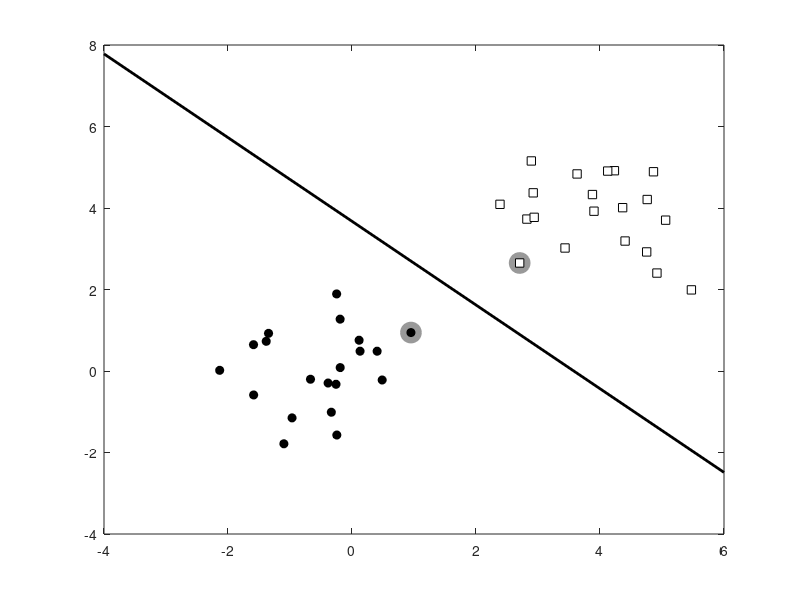

This figure's MATLAB source:
%% svmhard.m
% From A First Course in Machine Learning, Chapter 5.
% Simon Rogers, 01/11/11 [simon.rogers@glasgow.ac.uk]
% Hard margin SVM
clear all;close all;


%% Generate the data
x = [randn(20,2);randn(20,2)+4];
t = [repmat(-1,20,1);repmat(1,20,1)];

%% Plot the data
ma = {'ko','ks'};
fc = {[0 0 0],[1 1 1]};
tv = unique(t);
figure(1); hold off
for i = 1:length(tv)
    pos = find(t==tv(i));
    plot(x(pos,1),x(pos,2),ma{i},'markerfacecolor',fc{i});
    hold on
end

%% Setup the optimisation problem
N = size(x,1);
K = x*x';
H = (t*t').*K + 1e-5*eye(N);
f = repmat(1,N,1);
A = [];b = [];
LB = repmat(0,N,1); UB = repmat(inf,N,1);
Aeq = t';beq = 0;

% Following line runs the SVM
alpha = quadprog(H,-f,A,b,Aeq,beq,LB,UB);
% Compute the bias
fout = sum(repmat(alpha.*t,1,N).*K,1)';
pos = find(alpha>1e-6);
bias = mean(t(pos)-fout(pos));
%% Plot the data, decision boundary and Support vectors
figure(1);hold off
pos = find(alpha>1e-6);
plot(x(pos,1),x(pos,2),'ko','markersize',15,'markerfacecolor',[0.6 0.6 0.6],...
    'markeredgecolor',[0.6 0.6 0.6]);
hold on
for i = 1:length(tv)
    pos = find(t==tv(i));
    plot(x(pos,1),x(pos,2),ma{i},'markerfacecolor',fc{i});
end

xp = xlim;
% Because this is a linear SVM, we can compute w and plot the decision
% boundary exactly.
w = sum(repmat(alpha.*t,1,2).*x,1)';
yp = -(bias + w(1)*xp)/w(2);
plot(xp,yp,'k','linewidth',2)